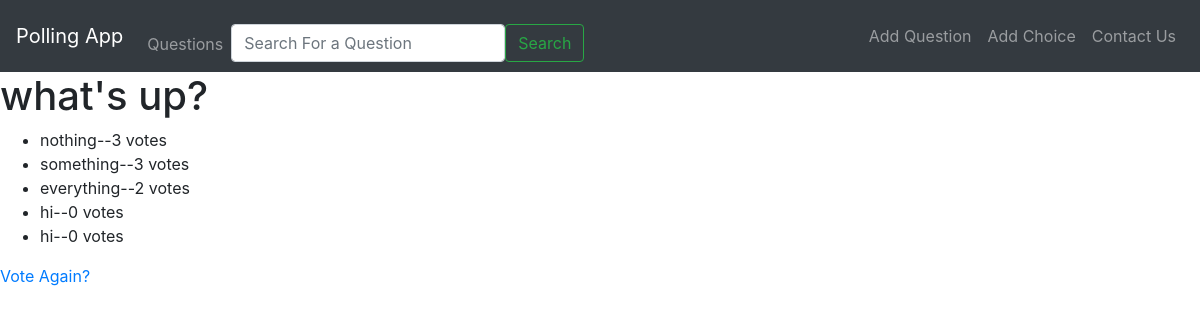
Page /polls/1/results/ on the committed database.
### polls/models.py (models this page shows, shortened)
class Question(models.Model):
    question_text= models.CharField(max_length=200)
    pub_date= models.DateTimeField('date published')

class Choice(models.Model):
    question= models.ForeignKey(Question, on_delete=models.CASCADE)
    choice_text= models.CharField('choice text',max_length=200)
    votes= models.IntegerField(default=0)

### polls/views.py (the view)
# urls.py: path('<int:pk>/results/', views.ResultsView.as_view(), name='results'),
class ResultsView(generic.DetailView):
    model=Question
    template_name='polls/results.html'

### polls/templates/polls/results.html (shortened to what this page needs)
{% extends 'polls/base.html' %}
{% block content %}
<h1>{{ question.question_text }}</h1>
<ul>
    {% for choice in question.choice_set.all %}
    <li>{{ choice.choice_text }}--{{ choice.votes }} vote{{ choice.votes|pluralize }}</li>
    {% endfor %}
</ul>
<a href="{% url 'polls:detail' question.id %}">Vote Again?</a>
{% endblock %}

### rows in the picture
Question: question_text "what's up?"
Choice: choice_text "nothing", votes "3"
Choice: choice_text "something", votes "3"
Choice: choice_text "everything", votes "2"
Choice: choice_text "hi", votes "0"
Choice: choice_text "hi", votes "0"
